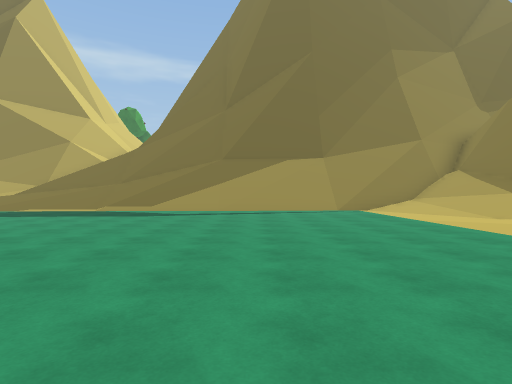
view 1 (above)

16 first-person views from a walk through a scene from a Unity 3-D project. The camera is 1.4 m above the floor, looks level and sees 80° across. The floor is counted in squares, 2 m on a side. Each view is taken from the middle of a square. On the plan, view 1 faces up. The plan holds only what a view shows up to about 10 squares ahead; the rest is blank. The place goes on beyond the plan. Some animated figures are left out.

view 2
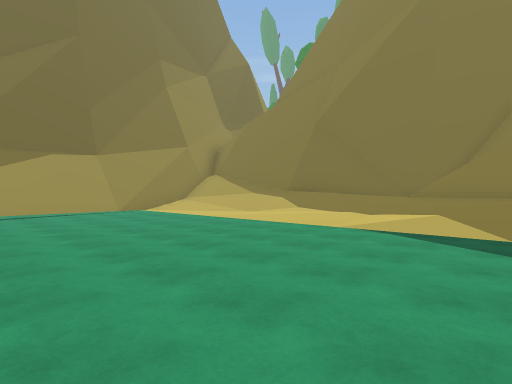

view 3
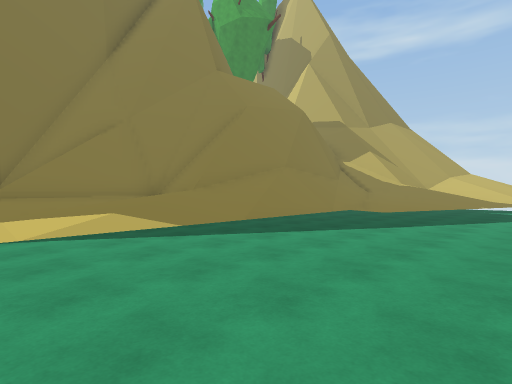

view 4
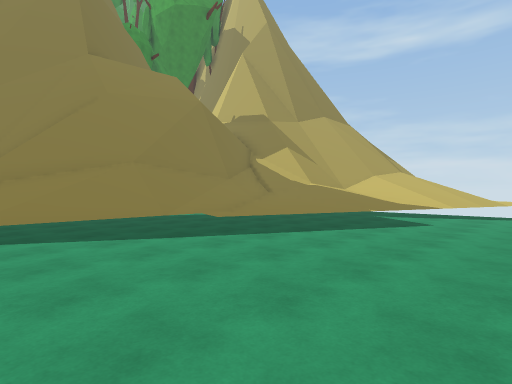

view 5
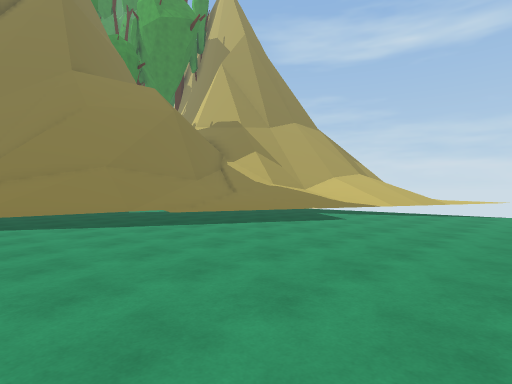

view 6
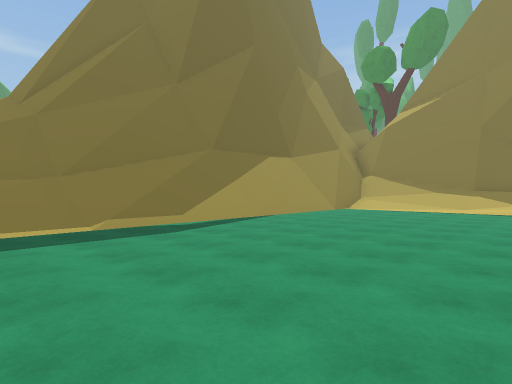

view 7
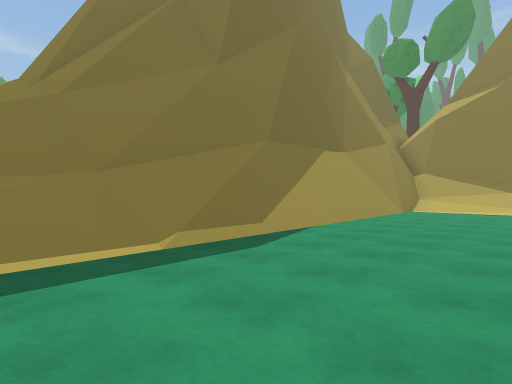

view 8
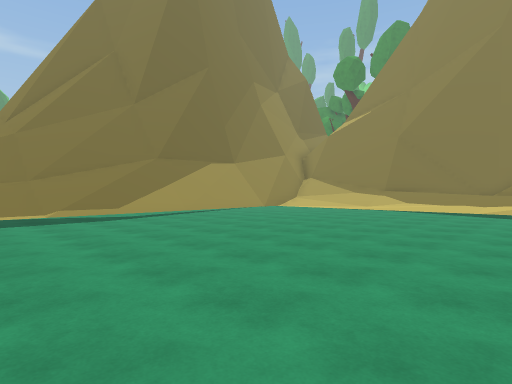

view 9
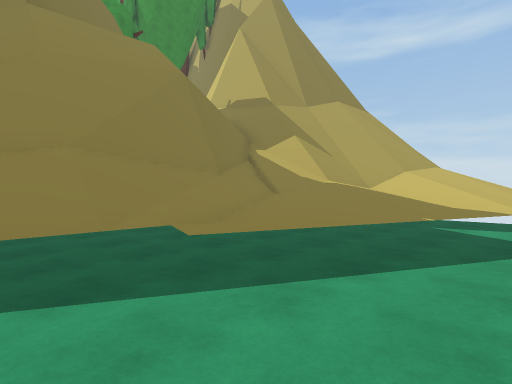

view 10
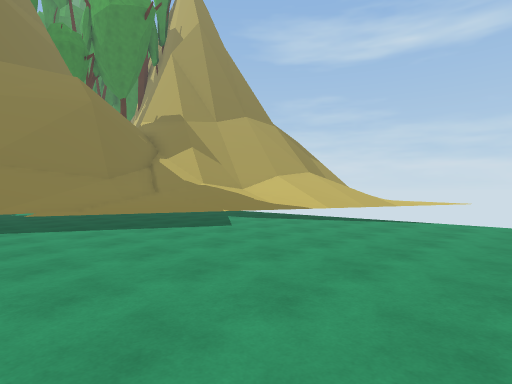

view 11
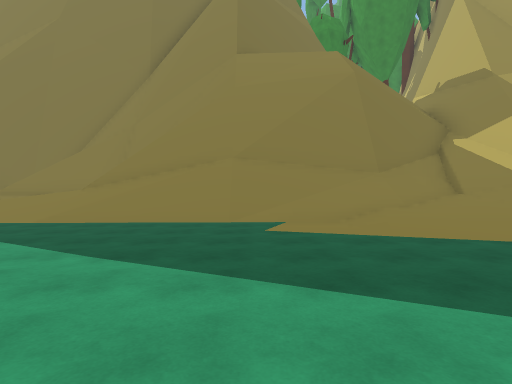

view 12
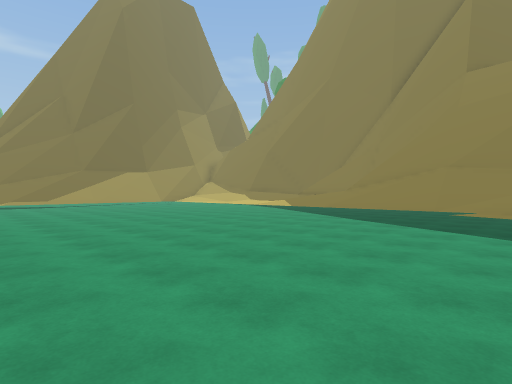

view 13
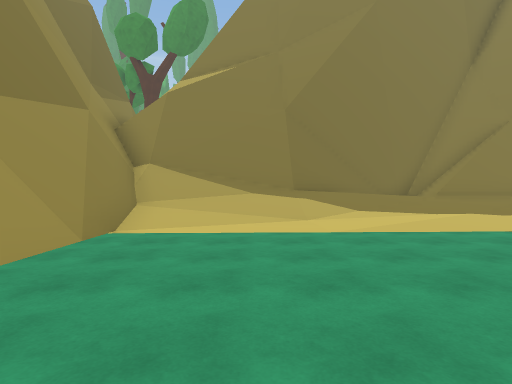

view 14
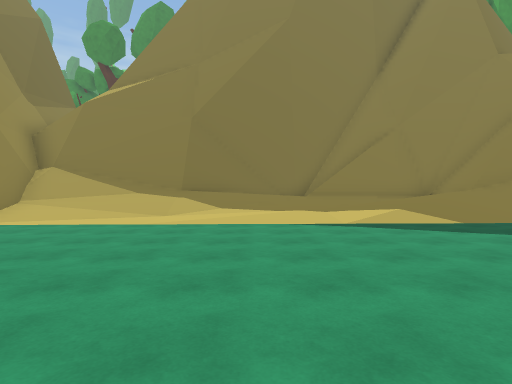

view 15
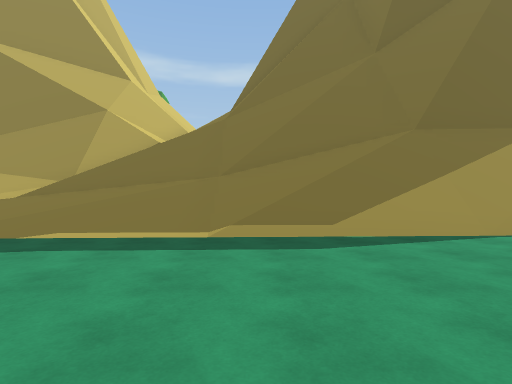

view 16
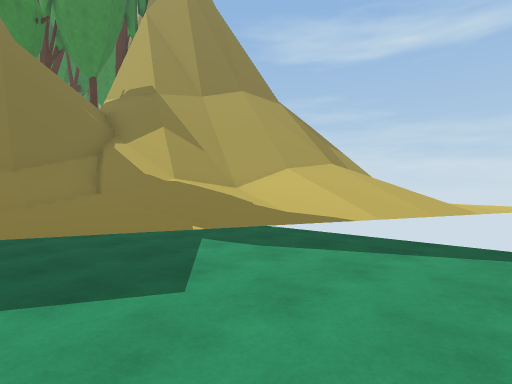

### Floor plan
Key: @ floor where view 1 was taken; # wall or solid block; . main floor; : floor 0.5 m higher than the main floor; + floor 0.75 m higher than the main floor; * floor 1 m higher than the main floor; % floor 1.25 m higher than the main floor; & floor 1.5 m higher than the main floor; $ floor 7 m higher than the main floor; / step, stairs or slope; = window, fence, low wall or low ledge; ^ raised ledge; v drop or lower ground.
Columns run from 6 left of view 1 to 9 right of it. Each row starts with its distance up from view 1.
 15 //#
 14 //^
 13  /#^^^
 12  ///$#^
 11 ///###^###  ##
 10 ////////######
  9 //////#v##///#
  8 ..........://#
  7 ..........://#
  6 ........./://#
  5 ........./:://#
  4 ..........::/*##
  3 ..........::**/#
  2 ..........:+*//#
  1 ..........+**#/#
  0  .....@.../%*#/#
 -1  .........///###
 -2 ..........///#^^
 -3 ..........//##^
 -4 ..........//##^
 -5 ..........//^#
 -6 .........://^#
 -7 ........:://^
 -8 ........:://#
 -9 ......./:+%/##
-10  ......//////#
-11  .....//%&/=##

Positions as (right, up) in squares from view 1, and headings:
1: (0, 0), facing up
2: (-1, 0), facing up-right
3: (-1, 3), facing down-right
4: (-3, -1), facing down-right
5: (-5, -1), facing down-right
6: (-6, 4), facing up-right
7: (-6, 6), facing up-right
8: (-6, 1), facing up-right
9: (-1, -3), facing down-right
10: (-6, -4), facing down-right
11: (-2, -5), facing right
12: (-6, -7), facing up-right
13: (-1, 7), facing right
14: (-2, 4), facing right
15: (-4, 5), facing up
16: (-3, -7), facing down-right
